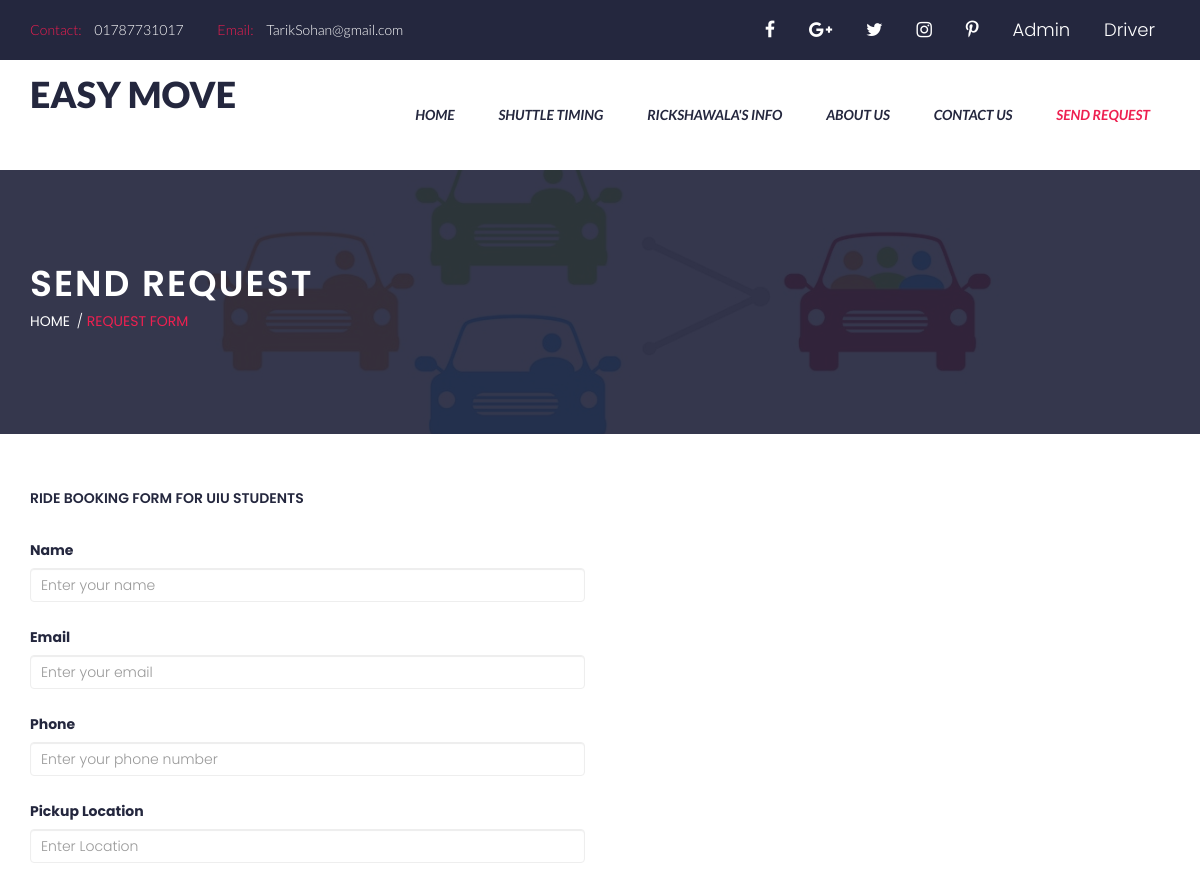
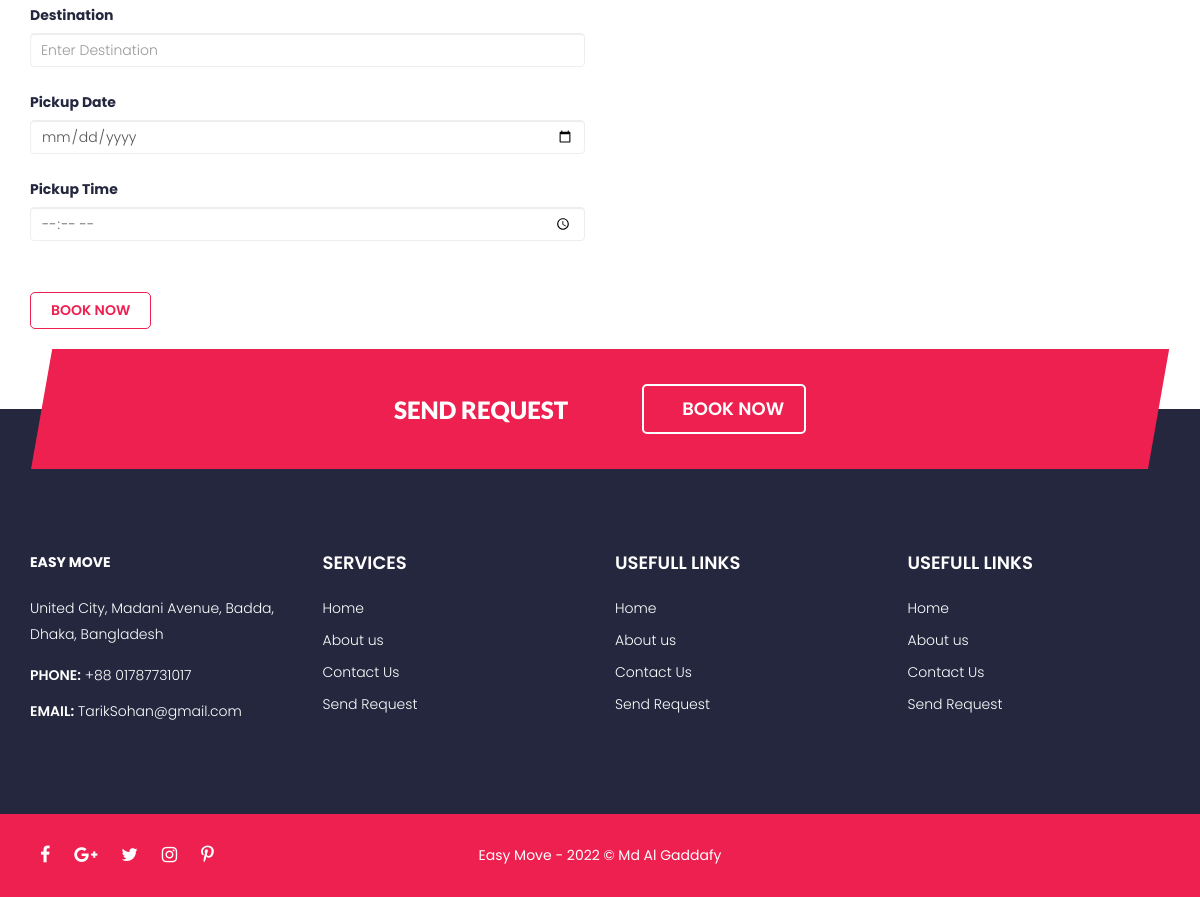
Page /booking-request.php on the committed database (2 pictures, top to bottom).
### tables this page shows
CREATE TABLE `tblpage` (
  `ID` int(10) NOT NULL,
  `PageType` varchar(200) DEFAULT NULL,
  `PageTitle` mediumtext DEFAULT NULL,
  `PageDescription` mediumtext DEFAULT NULL,
  `Email` varchar(200) DEFAULT NULL,
  `MobileNumber` varchar(15) DEFAULT NULL,
  `UpdationDate` date DEFAULT NULL,
  `Timing` varchar(200) NOT NULL
);

### booking-request.php (the view, shortened to what this page needs)
<?php
include('includes/dbconnection.php');
?>
<!DOCTYPE html>
<html class="no-js" lang="zxx">
<head>
    <link rel="stylesheet" href="css1/normalize.css">
    <link rel="stylesheet" href="css1/animate.css">
    <link rel="stylesheet" href="css1/bootstrap.min.css">
    <link rel="stylesheet" href="css1/meanmenu.min.css">
    <link rel="stylesheet" href="css1/font-awesome.min.css">
    <link rel="stylesheet" href="css1/icofont.css">
    <link rel="stylesheet" href="css1/change-text.css">
    <link rel="stylesheet" href="css1/jquery.mb.YTPlayer.min.css">
    <link rel="stylesheet" href="css1/main.css">
    <link rel="stylesheet" href="css1/owl.carousel.css">
    <link rel="stylesheet" href="css1/owl.theme.css">
    <link rel="stylesheet" href="css1/owl.transitions.css">
    <link rel="stylesheet" href="lib/css/nivo-slider.css">
    <link rel="stylesheet" href="lib/css/preview.css">
    <link rel="stylesheet" href="style.css">
    <link rel="stylesheet" href="css1/responsive.css">
</head>
<body>
    <?php include_once('includes/header.php'); ?>
    <div class="page-title-area overlay">
        <div class="container">
            <div class="row">
                <div class="col-md-12">
                    <div class="page-title">
                        <h2>Send Request</h2>
                    </div>
                    <div class="page-title-menu">
                        <ul>
                            <li><a href="index.php">Home</a> <span> / </span> </li>
                            <li><a href="booking-request.php">Request Form</a></li>
                        </ul>
                    </div>
                </div>
            </div>
        </div>
    </div>
    <div class="checkout-area section-padding2">
        <div class="container">
            <div class="row">
                <div class="col-md-6">
                    <div class="client-address">
                        <div class="section-small-title">
                            <h3>Ride Booking Form for UIU Students</h3>
                        </div>
                        <div class="client-address-form">
                            <form action="" method="post">
                                <label class="form-label">Name</label>
                                <input class="form-control" type="text" placeholder="Enter your name" name="name" required="true">
                                <label class="form-label">Email</label>
                                <input class="form-control" type="email" placeholder="Enter your email" name="email" required="true">
                                <label class="form-label">Phone</label>
                                <input class="form-control" type="tel" placeholder="Enter your phone number" name="phone" required="true" maxlength="11" pattern="[0-9]+">
                                <label class="form-label">Pickup Location</label>
                                <input class="form-control" type="text" placeholder="Enter Location" name="pickuploc" required="true">
                                <label class="form-label">Destination</label>
                                <input class="form-control" type="text" placeholder="Enter Destination" name="destination" required="true">
                                <label class="form-label">Pickup Date</label>
                                <input class="form-control" type="date" required="true" name="pickupdate">
                                <label class="form-label">Pickup Time</label>
                                <input class="form-control" type="time" required="true" name="pickuptime">
                                <div class="form-btn">
                                    <div class="shopping-button">
                                        <div class="form-btn">
                                            <button class="submit-btn" name="submit">Book Now</button>
                                        </div>
                                    </div>
                                </div>
                            </form>
                        </div>
                    </div>
                </div>
            </div>
        </div>
    </div>
    <div class="quick-book-area">
        <div class="container">
            <div class="row">
                <div class="col-md-12">
                    <div class="book-now">
                        <div class="display-table">
                            <div class="display-table-cell">
                                <div class="book-now-title">
                                    <h2>Send Request</h2>
                                    <a href="booking-request.php" class="book-now-btn"> <i class="icofont icofont-long-arrow-right"></i> BOOK NOW</a>
                                </div>
                            </div>
                        </div>
                    </div>
                </div>
            </div>
        </div>
    </div>
    <?php include_once('includes/footer.php'); ?>
</body>
</html>

### includes/header.php (shortened to what this page needs)
<header id="sticker">
    <div class="header-top">
        <div class="container">
            <div class="row">
                <div class="col-md-7">
                    <div class="welcome-msg">
                        <ul>
                            <?php
                               $sql = "SELECT * from tblpage where PageType='contactus'";
                               $query = $dbh->prepare($sql);
                               $query->execute();
                               $results = $query->fetchAll(PDO::FETCH_OBJ);
                               $cnt = 1;
                               if ($query->rowCount() > 0) {
                                   foreach ($results as $row) {               ?>
                                    <li>
                                        <p> <span> Contact: </span><?php echo htmlentities($row->MobileNumber); ?></p>
                                    </li>
                                    <li>
                                        <p> <span> Email: </span><?php echo htmlentities($row->Email); ?></p>
                                    </li><?php $cnt = $cnt + 1;
                                       }
                                   } ?>
                        </ul>
                    </div>
                </div>
                <div class="col-md-5">
                    <div class="header-top-menu">
                        <div class="top-social">
                            <ul>
                                <li><a href="#"> <i class="fa fa-facebook"></i> </a></li>
                                <li><a href="#"> <i class="fa fa-google-plus"></i> </a></li>
                                <li><a href="#"> <i class="fa fa-twitter"></i> </a></li>
                                <li><a href="#"> <i class="fa fa-instagram"></i> </a></li>
                                <li><a href="#"> <i class="fa fa-pinterest-p"></i> </a></li>
                                <li><a href="admin/login.php">Admin</a></li>
                                <li><a href="driver/login.php">Driver</a></li>
                            </ul>
                        </div>
                    </div>
                </div>
            </div>
        </div>
    </div>
    <div class="main-menu-area hidden-xs">
        <div class="container">
            <div class="menu-position">
                <div class="row">
                    <div class="col-md-3 col-sm-2">
                        <div class="logo">
                            <a href="index.php">
                                <h1>Easy Move</h1>
                            </a>
                        </div>
                    </div>
                    <div class="col-md-9 col-sm-10 static">
                        <div class="main-menu">
                            <nav>
                                <ul>
                                    <li class="has-sub"><a href="index.php">Home</a></li>
                                    <li><a href="shuttle-timing.php">Shuttle Timing</a></li>
                                    <li><a href="rickshawala-info.php">Rickshawala's Info</a></li>
                                    <li><a href="about-us.php">About us</a></li>
                                    <li><a href="contact.php">Contact Us</a></li>
                                    <li><a href="booking-request.php">Send Request</a></li>
                                </ul>
                            </nav>
                        </div>
                    </div>
                </div>
            </div>
        </div>
    </div>
</header>

### includes/footer.php
<div class="footer-top-area">
    <div class="container">
        <div class="row">
            <div class="col-md-3 col-sm-4">
                <div class="single-footer-top">
                    <div class="footer-about-us">
                        <?php
                           $sql = "SELECT * from tblpage where PageType='contactus'";
                           $query = $dbh->prepare($sql);
                           $query->execute();
                           $results = $query->fetchAll(PDO::FETCH_OBJ);
                           $cnt = 1;
                           if ($query->rowCount() > 0) {
                               foreach ($results as $row) {               ?>
                                <a href="index.php" class="footer-logo"> <strong style="color:white ;font-weight: bold;">EASY MOVE</strong> </a>
                                <div class="footer-address">
                                    <p> <?php echo htmlentities($row->PageDescription); ?></p>
                                </div>
                                <div class="footer-contact-info">
                                    <p> <span> Phone:</span> +88 <?php echo htmlentities($row->MobileNumber); ?> </p>
                                    <p> <span> Email:</span> <?php echo htmlentities($row->Email); ?> </p>
                                </div>
                    </div><?php $cnt = $cnt + 1;
                               }
                           } ?>
                </div>
            </div>
            <div class="col-sm-2">
                <div class="single-footer-top">
                    <div class="footer-top-title">
                        <h3>Services</h3>
                    </div>
                    <div class="footer-top-menu">
                        <ul>
                            <li class="has-sub"><a href="index.php">Home</a></li>
                            <li><a href="about-us.php">About us</a></li>
                            <li><a href="contact.php">Contact Us</a></li>
                            <li><a href="booking-request.php">Send Request</a></li>
                        </ul>
                    </div>
                </div>
            </div>
            <div class="col-md-2 col-md-offset-1 col-sm-3">
                <div class="single-footer-top">
                    <div class="footer-top-title">
                        <h3>USEFULL LINKS</h3>
                    </div>
                    <div class="footer-top-menu">
                        <ul>
                            <li class="has-sub"><a href="index.php">Home</a></li>
                            <li><a href="about-us.php">About us</a></li>
                            <li><a href="contact.php">Contact Us</a></li>
                            <li><a href="booking-request.php">Send Request</a></li>
                        </ul>
                    </div>
                </div>
            </div>
         <div class="col-md-2 col-md-offset-1 col-sm-3">
                <div class="single-footer-top">
                    <div class="footer-top-title">
                        <h3>USEFULL LINKS</h3>
                    </div>
                    <div class="footer-top-menu">
                        <ul>
                            <li class="has-sub"><a href="index.php">Home</a></li>
                            <li><a href="about-us.php">About us</a></li>
                            <li><a href="contact.php">Contact Us</a></li>
                            <li><a href="booking-request.php">Send Request</a></li>
                        </ul>
                    </div>
                </div>
            </div>
        </div>
    </div>
</div>
<div class="footer-area">
    <div class="container">
        <div class="row">
            <div class="col-md-3 col-sm-4">
                <div class="footer-social">
                    <ul>
                        <li><a href="#"> <i class="fa fa-facebook"></i> </a></li>
                        <li><a href="#"> <i class="fa fa-google-plus"></i> </a></li>
                        <li><a href="#"> <i class="fa fa-twitter"></i> </a></li>
                        <li><a href="#"> <i class="fa fa-instagram"></i> </a></li>
                        <li><a href="#"> <i class="fa fa-pinterest-p"></i> </a></li>
                    </ul>
                </div>
            </div>
            <div class="col-md-6 col-sm-4">
                <div class="footer-copyright">
                    <p>Easy Move - 2022 © Md Al Gaddafy</p>
                </div>
            </div>
        </div>
    </div>
</div>

### css1/change-text.css (style rules this page uses)
a { text-decoration: none; }

### css1/main.css (style rules this page uses)
html { color: #222; font-size: 1em; line-height: 1.4; }

### css1/responsive.css (style rules this page uses)
@media (min-width: 992px) and (max-width: 1200px) { .main-menu nav ul li a { padding: 42px 20px; } }
@media (min-width: 992px) and (max-width: 1200px) { .footer-social ul li a { padding: 0 10px; } }
@media (min-width: 992px) and (max-width: 1200px) { .page-title-area { padding: 100px 0; } }

### rows in the picture
tblpage: MobileNumber "01787731017", Email "TarikSohan@gmail.com", PageDescription "United City, Madani Avenue, Badda, Dhaka, Bangladesh"
